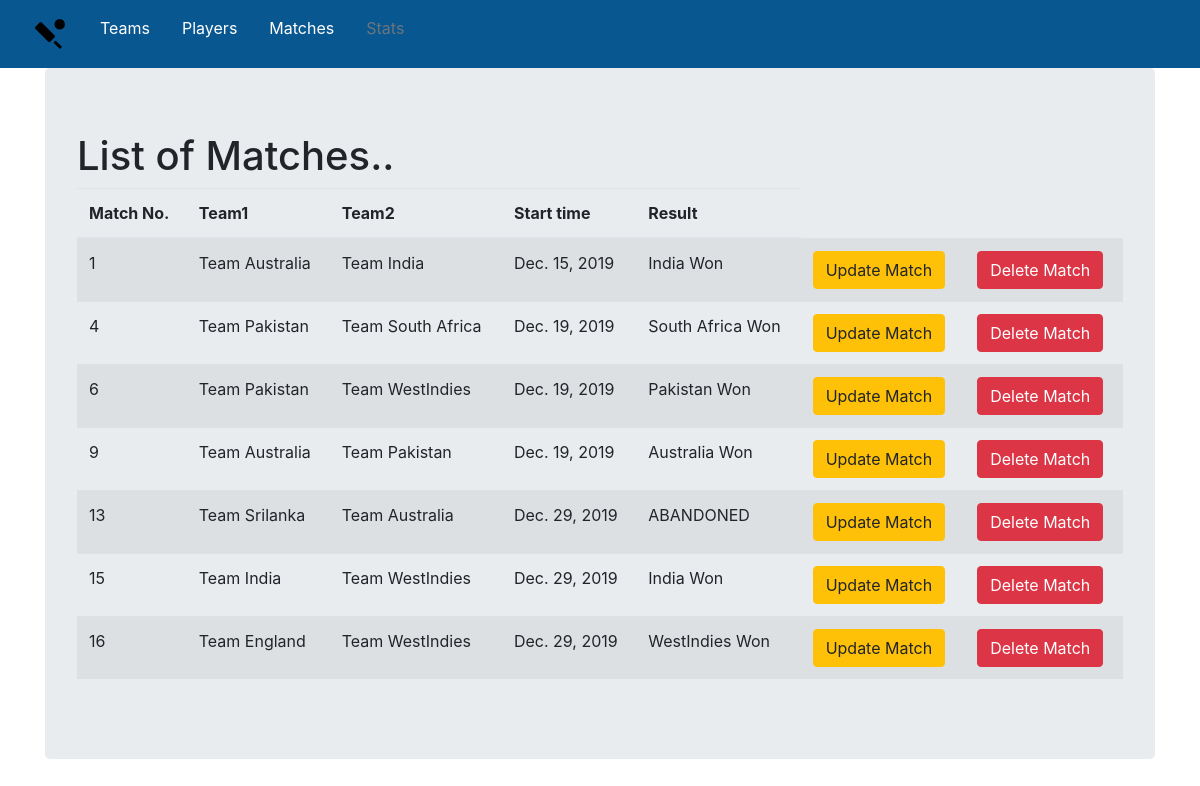
The page /matches/ on the database its author committed.
### matches/models.py (models this page shows, shortened)
class Match(models.Model):
    DRAW = 'D'
    ABANDONED = 'A'
    COMPLETED = 'C'
    WIN = 'W'
    LOSS = 'L'
    PENDING = 'P'
    RUNNING = 'R'
    RESULT = [
        ('NOT STARTED', 'FIXTURE'),
        ('ON GOING', 'IN PROGRESS'),
        ('ABANDONED', 'ABANDONED'),
    ]
    TEAMS = [
        ('--------------------', '---------------------'),
        ('Team Australia', 'Australia Won'),
        ('Team India', 'India Won'),
        ('Team Pakistan', 'Pakistan Won'),
        ('Team South Africa', 'South Africa Won'),
        ('Team Srilanka', 'Srilanka Won'),
        ('Team WestIndies', 'WestIndies Won'),
        ('Team England', 'England Won'),
    ]
    first_team = models.ForeignKey(Team, related_name='match_first_team', on_delete=models.CASCADE, default='')
    second_team = models.ForeignKey(Team, related_name='match_second_team', on_delete=models.CASCADE, default='')
    start_time = models.DateField(auto_now_add=True)
    RESULT.extend(TEAMS)
    result = models.CharField(max_length=100, choices=RESULT, default='')
    objects = MatchQuerySet.as_manager()
    class Meta:
        verbose_name_plural = 'Matches'

### teams/models.py (models this page shows, shortened)
class Team(models.Model):
    name = models.CharField(max_length=150)
    logo = models.ImageField(upload_to='media', max_length=100)
    country = models.CharField(max_length=100)
    def __str__(self):
        return self.name

### matches/views.py (the view)
# urls.py: path('', views.MatchList.as_view(), name='match_list'),
class MatchList(ListView):
    model = Match

### matches/templates/matches/match_list.html (shortened to what this page needs)
{% extends 'teams/base.html' %}
{% block body_block %}
    <h1>List of Matches..</h1>
        <table class="table table-striped">
            <thead>
                <tr>
                    <th scope="col">Match No.</th>
                    <th scope="col">Team1</th>
                    <th scope="col">Team2</th>
                    <th scope="col">Start time</th>
                    <th scope="col">Result</th>
                </tr>
            </thead>
        <tbody>
            {% for match in match_list %}
                <tr>
                    <td>{{ match.id}}</td>
                    <td>{{ match.first_team}}</td>
                    <td>{{ match.second_team}}</td>
                    <td>{{ match.start_time}}</td>
                    <td>{{ match.get_result_display}}</td>
                    <td>
                        <a class="btn btn-warning" href="{% url 'match:match_update' match.id %}">Update Match</a>
                    </td>
                    <td>
                        <a class="btn btn-danger" href="{% url 'match:match_delete' match.id %}">Delete Match</a>
                    </td>
                </tr>
            {% endfor %}
        </tbody>
    </table>
{% endblock %}

### rows shown on the page
Match: id "1", first_team "Team Australia", second_team "Team India", start_time "Dec. 15, 2019", result "India Won"
Match: id "4", first_team "Team Pakistan", second_team "Team South Africa", start_time "Dec. 19, 2019", result "South Africa Won"
Match: id "6", first_team "Team Pakistan", second_team "Team WestIndies", start_time "Dec. 19, 2019", result "Pakistan Won"
Match: id "9", first_team "Team Australia", second_team "Team Pakistan", start_time "Dec. 19, 2019", result "Australia Won"
Match: id "13", first_team "Team Srilanka", second_team "Team Australia", start_time "Dec. 29, 2019", result "ABANDONED"
Match: id "15", first_team "Team India", second_team "Team WestIndies", start_time "Dec. 29, 2019", result "India Won"
Match: id "16", first_team "Team England", second_team "Team WestIndies", start_time "Dec. 29, 2019", result "WestIndies Won"
